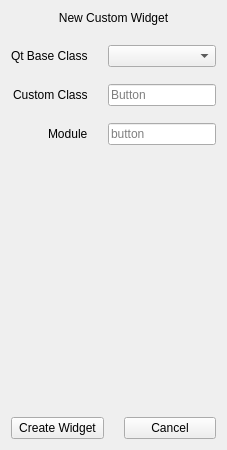
      <widget class="QWidget" name="newModulePg">
       <layout class="QVBoxLayout" name="verticalLayout_13">
        <property name="spacing">
         <number>20</number>
        </property>
        <item>
         <widget class="QLabel" name="label_20">
          <property name="styleSheet">
           <string notr="true"/>
          </property>
          <property name="text">
           <string>New Custom Widget</string>
          </property>
          <property name="alignment">
           <set>Qt::AlignCenter</set>
          </property>
          <property name="isTitle" stdset="0">
           <bool>true</bool>
          </property>
         </widget>
        </item>
        <item>
         <layout class="QFormLayout" name="formLayout_3">
          <property name="labelAlignment">
           <set>Qt::AlignRight|Qt::AlignTrailing|Qt::AlignVCenter</set>
          </property>
          <property name="verticalSpacing">
           <number>17</number>
          </property>
          <item row="0" column="0">
           <widget class="QLabel" name="label_24">
            <property name="statusTip">
             <string>The Qt class your widgets inherits from</string>
            </property>
            <property name="text">
             <string>Qt Base Class</string>
            </property>
           </widget>
          </item>
          <item row="0" column="1">
           <widget class="QComboBox" name="cwQtClass"/>
          </item>
          <item row="1" column="0">
           <widget class="QLabel" name="label_19">
            <property name="statusTip">
             <string>Your custom widget class name</string>
            </property>
            <property name="text">
             <string>Custom Class</string>
            </property>
           </widget>
          </item>
          <item row="1" column="1">
           <widget class="QLineEdit" name="cwClass">
            <property name="statusTip">
             <string>Your custom widget class name</string>
            </property>
            <property name="frame">
             <bool>true</bool>
            </property>
            <property name="placeholderText">
             <string>Button</string>
            </property>
           </widget>
          </item>
          <item row="2" column="1">
           <widget class="QLineEdit" name="cwMod">
            <property name="placeholderText">
             <string>button</string>
            </property>
           </widget>
          </item>
          <item row="2" column="0">
           <widget class="QLabel" name="cwModLbl">
            <property name="text">
             <string>Module</string>
            </property>
           </widget>
          </item>
         </layout>
        </item>
        <item>
         <spacer name="verticalSpacer_4">
          <property name="orientation">
           <enum>Qt::Vertical</enum>
          </property>
          <property name="sizeHint" stdset="0">
           <size>
            <width>20</width>
            <height>252</height>
           </size>
          </property>
         </spacer>
        </item>
        <item>
         <layout class="QHBoxLayout" name="horizontalLayout_15">
          <item>
           <widget class="JumpButton" name="createWidget">
            <property name="cursor">
             <cursorShape>PointingHandCursor</cursorShape>
            </property>
            <property name="text">
             <string>Create Widget</string>
            </property>
            <property name="icon">
             <iconset resource="../resources.qrc">
              <normaloff>:/icons/img/cil-file.png</normaloff>:/icons/img/cil-file.png</iconset>
            </property>
           </widget>
          </item>
          <item>
           <widget class="JumpButton" name="cancelCreateW">
            <property name="cursor">
             <cursorShape>PointingHandCursor</cursorShape>
            </property>
            <property name="text">
             <string>Cancel</string>
            </property>
            <property name="icon">
             <iconset resource="../resources.qrc">
              <normaloff>:/icons/img/cil-x.png</normaloff>:/icons/img/cil-x.png</iconset>
            </property>
           </widget>
          </item>
         </layout>
        </item>
       </layout>
      </widget>
